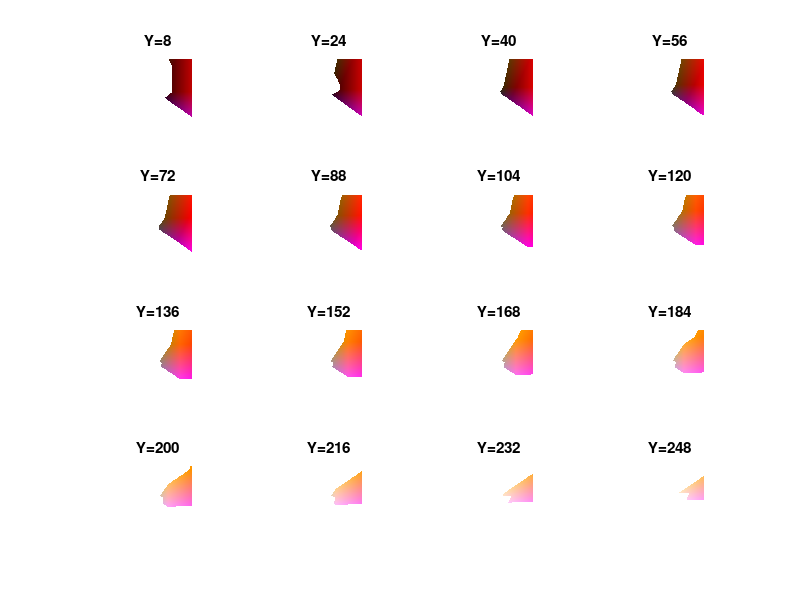

This figure's MATLAB source:




img = zeros(256,256,3);


figure(1)

for y=1:16
    for U=1:256
        for V=1:256
            
            Y = y*16-8;
            
            R = Y + 1.4075 * (V - 128);
            G = Y - 0.3455 * (U - 128) - (0.7169 * (V - 128));
            B = Y + 1.7790 * (U - 128);
            
            if R<1
                R=1;
            end
            if R>256
                R=256;
            end
            if G<1
                G=1;
            end
            if G>256
                G=256;
            end
            if B<1
                B=1;
            end
            if B>256
                B=256;
            end
            
            M = max([R,G,B]);
            m = min([R,G,B]);
            
            C = M-m;
            
            if M <1
                S = 0
            else
                S = C/M;
            end
            
            if M == R
                H = mod((G-B)/C, 6);
            elseif M == G
                H = (B-R)/C + 2;
            elseif M == B
                H = (R-G)/C + 4;
            else
                H = 0;
            end
            
            I = (R+G+B)/3;
            
            H = H / 6;
            % H 0. 0.15  0.85 - 1
            % S > 0.15
            
            if  (I <= 240) & (I > 30) & (S > 0.20) & ((H<0.10) | (H>0.85))
%            if  (M < 240) & (S > 0.3) & (M > 75) & ((H<0.15) | (H>0.85))
            else
                R = 256;
                G = 256;
                B = 256;
            end
            
            img(U,V,1) = R / 256;
            img(U,V,2) = G / 256;
            img(U,V,3) = B / 256;
        end
    end
    subplot(4,4,y)
    imshow(img)
    %xlabel('u')
    %ylabel('v')
    title(['Y=' num2str(Y)])
    
end


% 
% cr > 140
% dy + 0.5
% dy / 10
% 
% dy > 0.55
